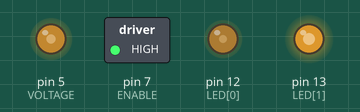
The sketch below on a simulated Arduino Uno, built with avr-gcc and run on an emulated ATmega328P. On the bench: switched loads named in the sketch (green lamp = pin HIGH), output pins drawn as LEDs (lit = HIGH).

Above: at 0.58 s.
Timing chart, 0 to 19.9 s (numbered marks = the images above):
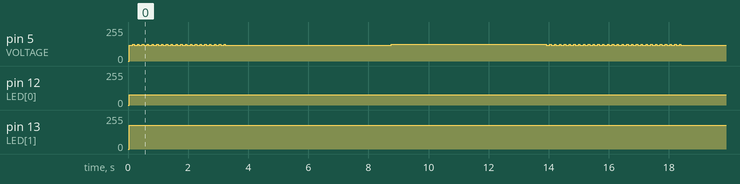

The sketch:

hbridge_demo.ino
```cpp
// motor points
int LED[] = {12, 13};
int ENABLE = 7;
int VOLTAGE = 5;
unsigned char counter = 0;
void setup()
{
   pinMode(ENABLE, OUTPUT);
  pinMode(VOLTAGE, OUTPUT);
 pinMode(LED[0], OUTPUT);
  pinMode(LED[1], OUTPUT);

  digitalWrite(ENABLE, HIGH);
}

void loop()
{
    counter = counter + 1;
    analogWrite(VOLTAGE, counter);
    digitalWrite(LED[0], HIGH);
    digitalWrite(LED[1], LOW);
    digitalWrite(LED[0], LOW);
    digitalWrite(LED[1], HIGH);
}
```

Measured:
- by itself, pin 12 (LED[0]): 0/255 → 76/255 at 0.04 s
- by itself, pin 13 (LED[1]): 0/255 → 178/255 at 0.04 s
